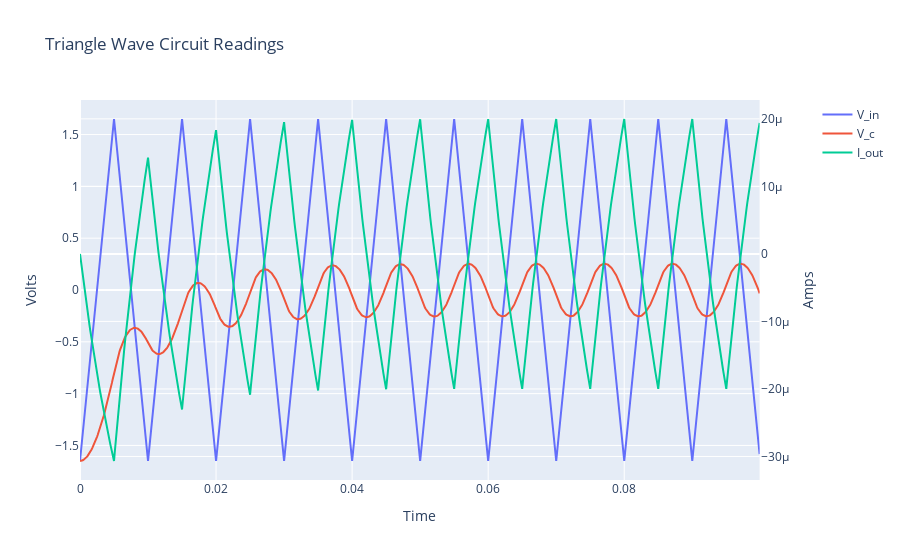

This figure's notebook cell:
### Code cell
dual_axis_fig(t, [V_in, V_c, I_out], 
                                "Triangle Wave Circuit Readings", "Time",
                                ["V_in", "V_c", "I_out"],
                                ["Volts", "Volts", "Amps"])

### Figure 1 — Plotly figure (JSON) as saved in the notebook; plotly's stock layout.template omitted (floating-point values rounded to 4 significant figures; data arrays with more than 128 entries replaced by an {"elided": "..."} marker saying what was removed)
{"data": [{"name": "V_in", "type": "scatter", "x": {"elided": "1000 float values"}, "xaxis": "x", "y": {"elided": "1000 float values"}, "yaxis": "y"}, {"name": "V_c", "type": "scatter", "x": {"elided": "1000 float values"}, "xaxis": "x", "y": {"elided": "1000 float values"}, "yaxis": "y"}, {"name": "I_out", "type": "scatter", "x": {"elided": "1000 float values"}, "xaxis": "x", "y": {"elided": "1000 float values"}, "yaxis": "y2"}], "layout": {"title": {"text": "Triangle Wave Circuit Readings"}, "xaxis": {"anchor": "y", "domain": [0, 0.94], "showgrid": true, "title": {"text": "Time"}}, "yaxis": {"anchor": "x", "domain": [0, 1], "title": {"text": "Volts"}}, "yaxis2": {"anchor": "x", "overlaying": "y", "side": "right", "title": {"text": "Amps"}}}}
